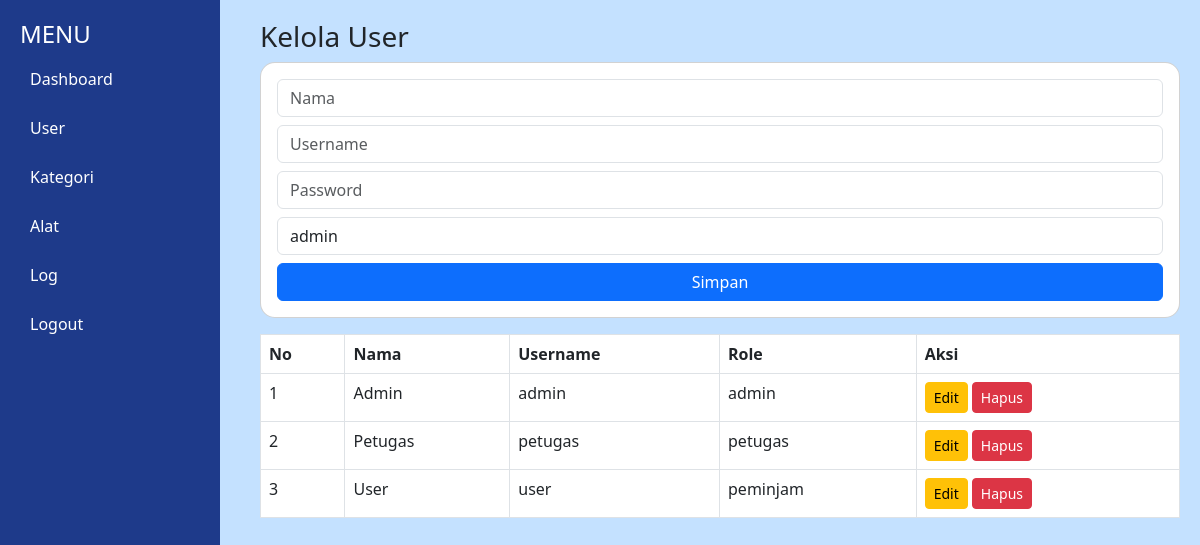
The app's page /peminjaman_alat/admin/user.php (signed in) with its own data.
### tables this page shows
CREATE TABLE `user` (
  `id_user` int(11) NOT NULL,
  `nama` varchar(100) DEFAULT NULL,
  `username` varchar(50) DEFAULT NULL,
  `password` varchar(100) DEFAULT NULL,
  `role` enum('admin','petugas','peminjam') DEFAULT NULL
);

### peminjaman_alat/admin/user.php (the view, shortened to what this page needs)
<?php include '../assets/header.php'; ?>
<?php
$edit = null;
?>
<h3>Kelola User</h3>
<form method="post" class="card p-3 mb-3">
<input name="nama" class="form-control mb-2" placeholder="Nama" value="<?= $edit['nama'] ?? '' ?>">
<input name="username" class="form-control mb-2" placeholder="Username" value="<?= $edit['username'] ?? '' ?>">
<?php if(!$edit){ ?>
<input name="password" class="form-control mb-2" placeholder="Password">
<?php } ?>
<select name="role" class="form-control mb-2">
<option>admin</option>
</select>
<button name="simpan" class="btn btn-primary">Simpan</button>
</form>
<table class="table table-bordered">
<tr>
<th>No</th><th>Nama</th><th>Username</th><th>Role</th><th>Aksi</th>
</tr>
<?php
$no=1;
$data = mysqli_query($conn,"SELECT * FROM user");
while($d=mysqli_fetch_assoc($data)){
?>
<tr>
<td><?= $no++ ?></td>
<td><?= $d['nama'] ?></td>
<td><?= $d['username'] ?></td>
<td><?= $d['role'] ?></td>
<td>
<a href="?edit&id=<?= $d['id_user'] ?>" class="btn btn-warning btn-sm">Edit</a>
<a href="?hapus&id=<?= $d['id_user'] ?>" class="btn btn-danger btn-sm">Hapus</a>
</td>
</tr>
<?php } ?>
</table>
<?php include '../assets/footer.php'; ?>

### peminjaman_alat/assets/style.css (style rules this page uses)
.card { border-radius: 15px; }

### records on screen
user: nama "Admin", username "admin", role "admin"
user: nama "Petugas", username "petugas", role "petugas"
user: nama "User", username "user", role "peminjam"
